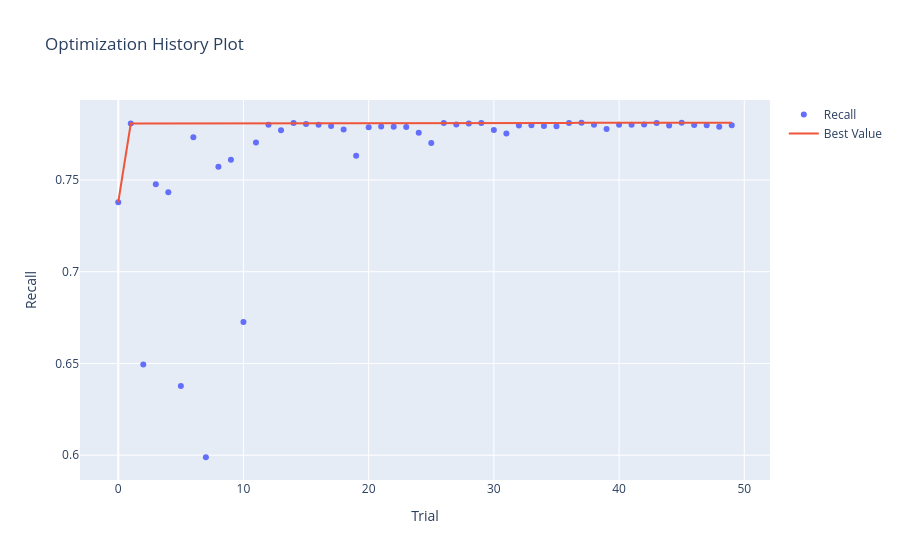
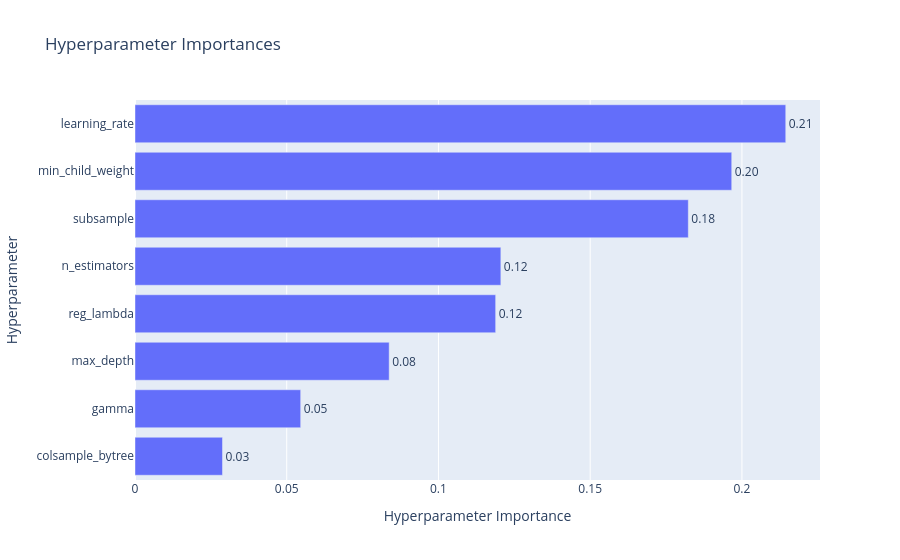

Notebook code for these charts, in order:
### Code cell
fig1 = viz.plot_optimization_history(study_xgb, target_name="Recall")
fig1.show()

fig2 = viz.plot_param_importances(study_xgb, target_name="Recall")
fig2.show()

### Figure 1 — Plotly figure (JSON) as saved in the notebook; plotly's stock layout.template omitted (floating-point values rounded to 4 significant figures)
{"data": [{"mode": "markers", "name": "Recall", "type": "scatter", "x": [0, 1, 2, 3, 4, 5, 6, 7, 8, 9, 10, 11, 12, 13, 14, 15, 16, 17, 18, 19, 20, 21, 22, 23, 24, 25, 26, 27, 28, 29, 30, 31, 32, 33, 34, 35, 36, 37, 38, 39, 40, 41, 42, 43, 44, 45, 46, 47, 48, 49], "y": [0.7379, 0.7807, 0.6494, 0.7477, 0.7433, 0.6377, 0.7733, 0.5989, 0.7572, 0.7611, 0.6726, 0.7705, 0.7801, 0.7772, 0.7811, 0.7806, 0.7801, 0.7795, 0.7775, 0.7633, 0.7787, 0.7792, 0.779, 0.7789, 0.7758, 0.7701, 0.7811, 0.7803, 0.7807, 0.7811, 0.7773, 0.7753, 0.7796, 0.7798, 0.7795, 0.7793, 0.7811, 0.7812, 0.7801, 0.7778, 0.7801, 0.7801, 0.7803, 0.7811, 0.7796, 0.7812, 0.78, 0.7798, 0.779, 0.7798]}, {"mode": "lines", "name": "Best Value", "type": "scatter", "x": [0, 1, 2, 3, 4, 5, 6, 7, 8, 9, 10, 11, 12, 13, 14, 15, 16, 17, 18, 19, 20, 21, 22, 23, 24, 25, 26, 27, 28, 29, 30, 31, 32, 33, 34, 35, 36, 37, 38, 39, 40, 41, 42, 43, 44, 45, 46, 47, 48, 49], "y": [0.7379, 0.7807, 0.7807, 0.7807, 0.7807, 0.7807, 0.7807, 0.7807, 0.7807, 0.7807, 0.7807, 0.7807, 0.7807, 0.7807, 0.7811, 0.7811, 0.7811, 0.7811, 0.7811, 0.7811, 0.7811, 0.7811, 0.7811, 0.7811, 0.7811, 0.7811, 0.7811, 0.7811, 0.7811, 0.7811, 0.7811, 0.7811, 0.7811, 0.7811, 0.7811, 0.7811, 0.7811, 0.7812, 0.7812, 0.7812, 0.7812, 0.7812, 0.7812, 0.7812, 0.7812, 0.7812, 0.7812, 0.7812, 0.7812, 0.7812]}, {"marker": {"color": "#cccccc"}, "mode": "markers", "name": "Infeasible Trial", "showlegend": false, "type": "scatter", "x": [], "y": []}], "layout": {"title": {"text": "Optimization History Plot"}, "xaxis": {"title": {"text": "Trial"}}, "yaxis": {"title": {"text": "Recall"}}}}

### Figure 2 — Plotly figure (JSON) as saved in the notebook; plotly's stock layout.template omitted (floating-point values rounded to 4 significant figures)
{"data": [{"cliponaxis": false, "hovertemplate": ["colsample_bytree (FloatDistribution): 0.028829616021345882<extra></extra>", "gamma (FloatDistribution): 0.0545964887146582<extra></extra>", "max_depth (IntDistribution): 0.08375928838178587<extra></extra>", "reg_lambda (FloatDistribution): 0.11884862982940507<extra></extra>", "n_estimators (IntDistribution): 0.12055829977713474<extra></extra>", "subsample (FloatDistribution): 0.18232797785240495<extra></extra>", "min_child_weight (IntDistribution): 0.1966394118601546<extra></extra>", "learning_rate (FloatDistribution): 0.21444028756311062<extra></extra>"], "name": "Recall", "orientation": "h", "text": ["0.03", "0.05", "0.08", "0.12", "0.12", "0.18", "0.20", "0.21"], "textposition": "outside", "type": "bar", "x": [0.02883, 0.0546, 0.08376, 0.1188, 0.1206, 0.1823, 0.1966, 0.2144], "y": ["colsample_bytree", "gamma", "max_depth", "reg_lambda", "n_estimators", "subsample", "min_child_weight", "learning_rate"]}], "layout": {"title": {"text": "Hyperparameter Importances"}, "xaxis": {"title": {"text": "Hyperparameter Importance"}}, "yaxis": {"title": {"text": "Hyperparameter"}}}}
